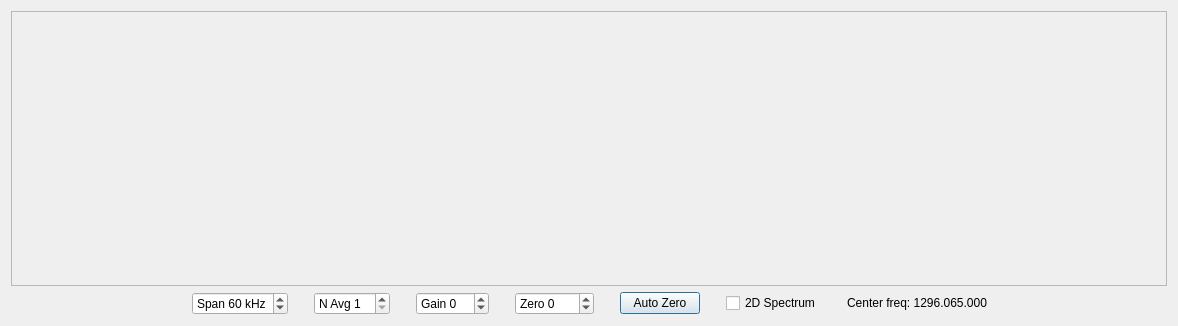
<?xml version="1.0" encoding="UTF-8"?>
<ui version="4.0">
 <class>WideGraph</class>
 <widget class="QDialog" name="WideGraph">
  <property name="geometry">
   <rect>
    <x>0</x>
    <y>0</y>
    <width>1178</width>
    <height>326</height>
   </rect>
  </property>
  <property name="windowTitle">
   <string>Dialog</string>
  </property>
  <layout class="QVBoxLayout" name="verticalLayout_2">
   <item>
    <widget class="CPlotter" name="widePlot">
     <property name="enabled">
      <bool>true</bool>
     </property>
     <property name="sizePolicy">
      <sizepolicy hsizetype="Expanding" vsizetype="Expanding">
       <horstretch>0</horstretch>
       <verstretch>0</verstretch>
      </sizepolicy>
     </property>
     <property name="minimumSize">
      <size>
       <width>400</width>
       <height>200</height>
      </size>
     </property>
     <property name="frameShape">
      <enum>QFrame::StyledPanel</enum>
     </property>
     <property name="frameShadow">
      <enum>QFrame::Sunken</enum>
     </property>
     <property name="lineWidth">
      <number>1</number>
     </property>
    </widget>
   </item>
   <item>
    <layout class="QVBoxLayout" name="verticalLayout">
     <item>
      <layout class="QHBoxLayout" name="horizontalLayout_3">
       <item>
        <spacer name="horizontalSpacer_8">
         <property name="orientation">
          <enum>Qt::Horizontal</enum>
         </property>
         <property name="sizeHint" stdset="0">
          <size>
           <width>40</width>
           <height>20</height>
          </size>
         </property>
        </spacer>
       </item>
       <item>
        <widget class="QSpinBox" name="freqSpanSpinBox">
         <property name="sizePolicy">
          <sizepolicy hsizetype="Preferred" vsizetype="Fixed">
           <horstretch>0</horstretch>
           <verstretch>0</verstretch>
          </sizepolicy>
         </property>
         <property name="minimumSize">
          <size>
           <width>60</width>
           <height>0</height>
          </size>
         </property>
         <property name="maximumSize">
          <size>
           <width>16777215</width>
           <height>16777215</height>
          </size>
         </property>
         <property name="suffix">
          <string> kHz</string>
         </property>
         <property name="prefix">
          <string>Span </string>
         </property>
         <property name="minimum">
          <number>5</number>
         </property>
         <property name="maximum">
          <number>90</number>
         </property>
         <property name="singleStep">
          <number>5</number>
         </property>
         <property name="value">
          <number>60</number>
         </property>
        </widget>
       </item>
       <item>
        <spacer name="horizontalSpacer_2">
         <property name="orientation">
          <enum>Qt::Horizontal</enum>
         </property>
         <property name="sizeType">
          <enum>QSizePolicy::Fixed</enum>
         </property>
         <property name="sizeHint" stdset="0">
          <size>
           <width>20</width>
           <height>20</height>
          </size>
         </property>
        </spacer>
       </item>
       <item>
        <widget class="QSpinBox" name="waterfallAvgSpinBox">
         <property name="sizePolicy">
          <sizepolicy hsizetype="Preferred" vsizetype="Fixed">
           <horstretch>0</horstretch>
           <verstretch>0</verstretch>
          </sizepolicy>
         </property>
         <property name="minimumSize">
          <size>
           <width>0</width>
           <height>0</height>
          </size>
         </property>
         <property name="maximumSize">
          <size>
           <width>16777215</width>
           <height>16777215</height>
          </size>
         </property>
         <property name="prefix">
          <string>N Avg </string>
         </property>
         <property name="minimum">
          <number>1</number>
         </property>
         <property name="maximum">
          <number>20</number>
         </property>
        </widget>
       </item>
       <item>
        <spacer name="horizontalSpacer_3">
         <property name="orientation">
          <enum>Qt::Horizontal</enum>
         </property>
         <property name="sizeType">
          <enum>QSizePolicy::Fixed</enum>
         </property>
         <property name="sizeHint" stdset="0">
          <size>
           <width>20</width>
           <height>20</height>
          </size>
         </property>
        </spacer>
       </item>
       <item>
        <widget class="QSpinBox" name="gainSpinBox">
         <property name="sizePolicy">
          <sizepolicy hsizetype="Preferred" vsizetype="Fixed">
           <horstretch>0</horstretch>
           <verstretch>0</verstretch>
          </sizepolicy>
         </property>
         <property name="maximumSize">
          <size>
           <width>16777215</width>
           <height>16777215</height>
          </size>
         </property>
         <property name="prefix">
          <string>Gain </string>
         </property>
         <property name="minimum">
          <number>-20</number>
         </property>
         <property name="maximum">
          <number>20</number>
         </property>
        </widget>
       </item>
       <item>
        <spacer name="horizontalSpacer_4">
         <property name="orientation">
          <enum>Qt::Horizontal</enum>
         </property>
         <property name="sizeType">
          <enum>QSizePolicy::Fixed</enum>
         </property>
         <property name="sizeHint" stdset="0">
          <size>
           <width>20</width>
           <height>20</height>
          </size>
         </property>
        </spacer>
       </item>
       <item>
        <widget class="QSpinBox" name="zeroSpinBox">
         <property name="sizePolicy">
          <sizepolicy hsizetype="Preferred" vsizetype="Fixed">
           <horstretch>0</horstretch>
           <verstretch>0</verstretch>
          </sizepolicy>
         </property>
         <property name="maximumSize">
          <size>
           <width>16777215</width>
           <height>16777215</height>
          </size>
         </property>
         <property name="prefix">
          <string>Zero </string>
         </property>
         <property name="minimum">
          <number>-100</number>
         </property>
         <property name="maximum">
          <number>100</number>
         </property>
        </widget>
       </item>
       <item>
        <spacer name="horizontalSpacer_5">
         <property name="orientation">
          <enum>Qt::Horizontal</enum>
         </property>
         <property name="sizeType">
          <enum>QSizePolicy::Fixed</enum>
         </property>
         <property name="sizeHint" stdset="0">
          <size>
           <width>20</width>
           <height>20</height>
          </size>
         </property>
        </spacer>
       </item>
       <item>
        <widget class="QPushButton" name="autoZeroPushButton">
         <property name="text">
          <string>Auto Zero</string>
         </property>
        </widget>
       </item>
       <item>
        <spacer name="horizontalSpacer_6">
         <property name="orientation">
          <enum>Qt::Horizontal</enum>
         </property>
         <property name="sizeType">
          <enum>QSizePolicy::Fixed</enum>
         </property>
         <property name="sizeHint" stdset="0">
          <size>
           <width>20</width>
           <height>20</height>
          </size>
         </property>
        </spacer>
       </item>
       <item>
        <widget class="QCheckBox" name="cbSpec2d">
         <property name="text">
          <string>2D Spectrum</string>
         </property>
        </widget>
       </item>
       <item>
        <spacer name="horizontalSpacer_7">
         <property name="orientation">
          <enum>Qt::Horizontal</enum>
         </property>
         <property name="sizeType">
          <enum>QSizePolicy::Fixed</enum>
         </property>
         <property name="sizeHint" stdset="0">
          <size>
           <width>20</width>
           <height>20</height>
          </size>
         </property>
        </spacer>
       </item>
       <item>
        <widget class="QLabel" name="labFreq">
         <property name="text">
          <string>&lt;html&gt;&lt;head/&gt;&lt;body&gt;&lt;p&gt;Center freq:   1296.065.000&lt;/p&gt;&lt;/body&gt;&lt;/html&gt;</string>
         </property>
        </widget>
       </item>
       <item>
        <spacer name="horizontalSpacer">
         <property name="orientation">
          <enum>Qt::Horizontal</enum>
         </property>
         <property name="sizeHint" stdset="0">
          <size>
           <width>40</width>
           <height>20</height>
          </size>
         </property>
        </spacer>
       </item>
      </layout>
     </item>
    </layout>
   </item>
  </layout>
 </widget>
 <customwidgets>
  <customwidget>
   <class>CPlotter</class>
   <extends>QFrame</extends>
   <header>plotter.h</header>
   <container>1</container>
  </customwidget>
 </customwidgets>
 <resources/>
 <connections/>
</ui>
